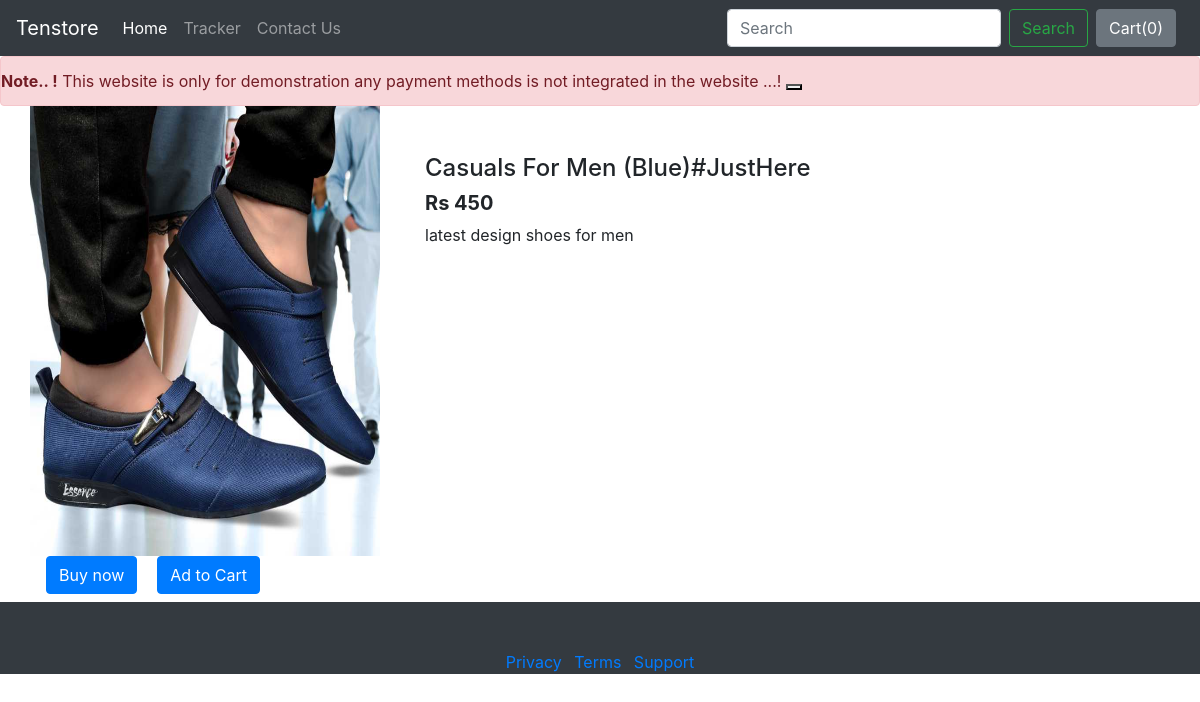
Screenshot of /shop/products/32 with the database file from the repository.
### shop/models.py (models this page shows, shortened)
class Product(models.Model):
    product_id = models.AutoField
    product_name = models.CharField(max_length=50)
    category = models.CharField(max_length=50, default="")
    subcategory = models.CharField(max_length=50, default="")
    price = models.IntegerField(default=0)
    desc = models.CharField(max_length=300)
    pub_date = models.DateField()
    image = models.ImageField(upload_to='shop/images', default="")

### shop/views.py (the view)
# urls.py: path("products/<int:myid>", views.productView,name='productview page'),
def productView(request, myid):
    product = Product.objects.filter(id=myid)
    return render(request, 'productview.html', {'product':product[0]})

### shop/templates/productview.html (shortened to what this page needs)
{% extends 'shop/basic.html' %}
{% block body %}
<div class = "container">
    <div class="row">
    <div class = "col-md-4">
        <div class="row">
           <img src="/media/{{product.image}}" width="350px" height="450px">
        </div>
        <div class="row">
            <button class="btn btn-primary mx-3">Buy now</button>
            <button class="btn btn-primary mx-1">Ad to Cart</button>
        </div>
    </div>
     <div class = "col-md-8 my-5">
            <h4> {{product.product_name}} </h4>
               <h5><b>Rs {{product.price}}</b></h5>
                <p>{{product.desc}}</p>
     </div>
    </div>
</div>
{% endblock %}

### rows the page displays
Product: image (picture), product_name "Casuals For Men (Blue)#JustHere", price "450", desc "latest design shoes for men"
